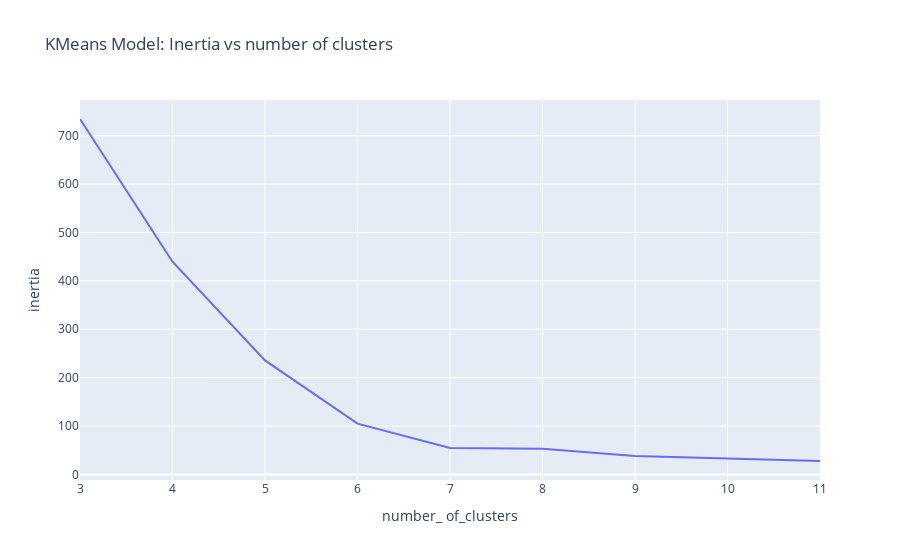

Notebook cell for this chart:
### Code cell
#inertia vs clusters
fig = px.line(x=n_clusters, y=inertia_scores.values(), title="KMeans Model: Inertia vs number of clusters")
fig.update_layout(xaxis_title="number_ of_clusters", yaxis_title="inertia")
fig.show()

### Figure 1 — Plotly figure (JSON) as saved in the notebook; plotly's stock layout.template omitted (floating-point values rounded to 4 significant figures)
{"data": [{"hovertemplate": "x=%{x}<br>y=%{y}<extra></extra>", "legendgroup": "", "line": {"color": "#636efa", "dash": "solid"}, "marker": {"symbol": "circle"}, "mode": "lines", "name": "", "orientation": "v", "showlegend": false, "type": "scatter", "x": [3, 4, 5, 6, 7, 8, 9, 10, 11], "xaxis": "x", "y": [734.5, 439.5, 235.5, 104.8, 54.62, 52.85, 37.82, 32.43, 27.65], "yaxis": "y"}], "layout": {"legend": {"tracegroupgap": 0}, "title": {"text": "KMeans Model: Inertia vs number of clusters"}, "xaxis": {"anchor": "y", "domain": [0, 1], "title": {"text": "number_ of_clusters"}}, "yaxis": {"anchor": "x", "domain": [0, 1], "title": {"text": "inertia"}}}}
